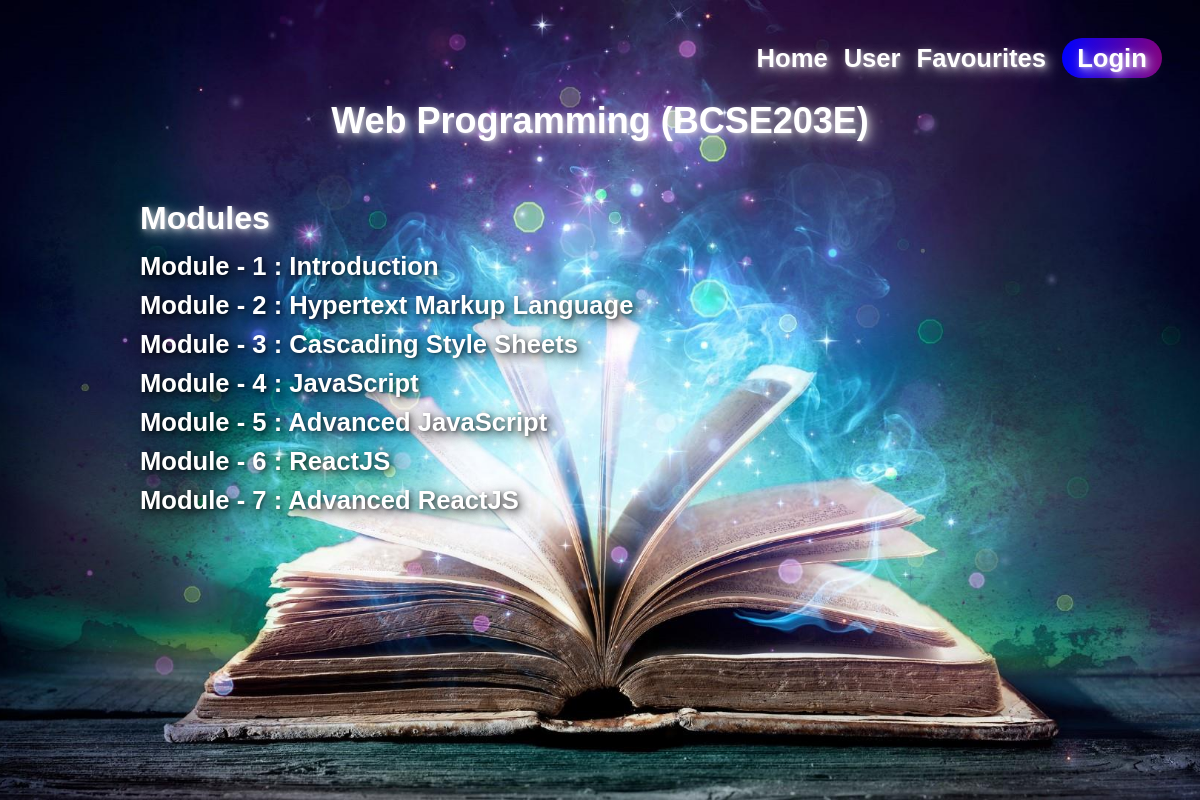
Page /books/subject/BCSE203E/ on the committed database.
### books/models.py (models this page shows, shortened)
class Subject(models.Model):
    code = models.CharField(max_length=50, unique=True)
    name = models.CharField(max_length=200)

class Module(models.Model):
    subject = models.ForeignKey(Subject, on_delete=models.CASCADE, related_name='modules')
    name = models.CharField(max_length = 255)
    file = models.FileField(upload_to='modules/', null = True, blank = True)

### books/views.py (the view)
# urls.py: path('subject/<str:code>/', views.subject_detail, name = 'subject_detail'),
def subject_detail(request, code):
    subject = get_object_or_404(Subject, code = code)
    modules = Module.objects.filter(subject = subject)
    return render(request, 'books/subject_detail.html', {'subject' : subject, 'modules' : modules})

### books/templates/books/subject_detail.html (shortened to what this page needs)
<!DOCTYPE html>
<html lang="en">
  <head>
    {% load static %}
    <link rel="stylesheet" href="{% static 'books/subjectStyles.css' %}" />
  </head>
  <body>
    <section>
      <div class="navbar">
        <span><a href="{% url 'subject_search' %}">Home</a></span>
        <span><a href="{% url 'profile' %}">User</a></span>
        <span><a href="{% url 'favorites_page' %}">Favourites</a></span>
        <span class="loginBtn"><a href="{% url 'login' %}">Login</a></span>
      </div>
      <div class="contentHeader">
        <h1>{{ subject.name }} ({{ subject.code }})</h1>
      </div>
      <div class="SubjectModules">
        <h2>Modules</h2>
        <ul>
          {% for module in modules %}
          <li>
            <a href="{{ module.file.url }}" target="_blank"
              >{{ module.name }}</a
            >
          </li>
          {% empty %}
          <li>No modules available.</li>
          {% endfor %}
        </ul>
      </div>
    </section>
  </body>
</html>

### books/static/books/subjectStyles.css (style rules this page uses)
html, body { height: 100%; width: 100%; overflow: hidden; }
* { margin: 0; padding: 0; box-sizing: border-box; font-family: 'Poppins', sans-serif; }
section { height: 100vh; justify-content: center; align-items: center; display: flex; width: 100%; background: url('Images/subjectDetailBG.jpg'); background-size: cover; background-position: center; animation: animateBg 5s linear infinite; }
.navbar { position: absolute; top: 30px; right: 30px; display: flex; justify-content: space-between; align-items: center; }
.navbar span { margin: 8px; }
.navbar a { color: #fff; text-decoration: none; font-size: 1.6em; font-weight: 600; z-index: 1; text-shadow: 1px 1px 2px rgba(255, 255, 255, 0.2), 2px 2px 5px rgba(255, 255, 255, 0.3), 3px 3px 10px rgba(255, 255, 255, 0.4), 4px 4px 15px rgba(255, 255, 255, 0.5); }
.navbar .loginBtn { background: linear-gradient(to right, blue, purple); width: 100px; height: 40px; border-radius: 40px; text-align: center; display: flex; justify-content: center; align-items: center; color: white; }
.contentHeader { position: absolute; top: 100px; color: #fff; font-size: 1.5em; font-weight: 600; z-index: 1; text-shadow: 1px 1px 2px rgba(255, 255, 255, 0.2), 2px 2px 5px rgba(255, 255, 255, 0.3), 3px 3px 10px rgba(255, 255, 255, 0.4), 4px 4px 15px rgba(255, 255, 255, 0.5); }
.SubjectModules { position: absolute; top: 180px; left: 50%; transform: translateX(-50%); width: 80%; padding: 20px; border-radius: 10px; }
.SubjectModules h2 { font-size: 2em; margin-bottom: 15px; color: #fff; font-weight: 600; z-index: 1; text-shadow: 1px 1px 2px rgba(255, 255, 255, 0.2), 2px 2px 5px rgba(255, 255, 255, 0.3), 3px 3px 10px rgba(255, 255, 255, 0.4), 4px 4px 15px rgba(255, 255, 255, 0.5); }
.SubjectModules ul { list-style-type: none; }
.SubjectModules li { margin-bottom: 10px; }
.SubjectModules a { font-size: 1.6em; text-decoration: none; color: #fff; z-index: 1; font-weight: 600; text-shadow: 1px 1px 2px rgba(0, 0, 0, 0.2), 2px 2px 5px rgba(0, 0, 0, 0.3), 3px 3px 10px rgba(0, 0, 0, 0.4), 4px 4px 15px rgba(0, 0, 0, 0.5); }

### rows in the picture
Subject: name "Web Programming", code "BCSE203E"
Module: name "Module - 1 : Introduction"
Module: name "Module - 2 : Hypertext Markup Language"
Module: name "Module - 3 : Cascading Style Sheets"
Module: name "Module - 4 : JavaScript"
Module: name "Module - 5 : Advanced JavaScript"
Module: name "Module - 6 : ReactJS"
Module: name "Module - 7 : Advanced ReactJS"
